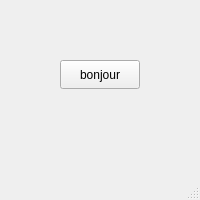
<?xml version="1.0" encoding="UTF-8"?>
<ui version="4.0">
 <class>MainWindow</class>
 <widget class="QMainWindow" name="MainWindow">
  <property name="geometry">
   <rect>
    <x>0</x>
    <y>0</y>
    <width>200</width>
    <height>200</height>
   </rect>
  </property>
  <property name="windowTitle">
   <string>MainWindow</string>
  </property>
  <widget class="QWidget" name="centralwidget">
   <widget class="QPushButton" name="pushButton">
    <property name="geometry">
     <rect>
      <x>60</x>
      <y>60</y>
      <width>80</width>
      <height>29</height>
     </rect>
    </property>
    <property name="text">
     <string>bonjour</string>
    </property>
   </widget>
  </widget>
  <widget class="QMenuBar" name="menubar">
   <property name="geometry">
    <rect>
     <x>0</x>
     <y>0</y>
     <width>200</width>
     <height>25</height>
    </rect>
   </property>
  </widget>
  <widget class="QStatusBar" name="statusbar"/>
 </widget>
 <resources/>
 <connections/>
</ui>
